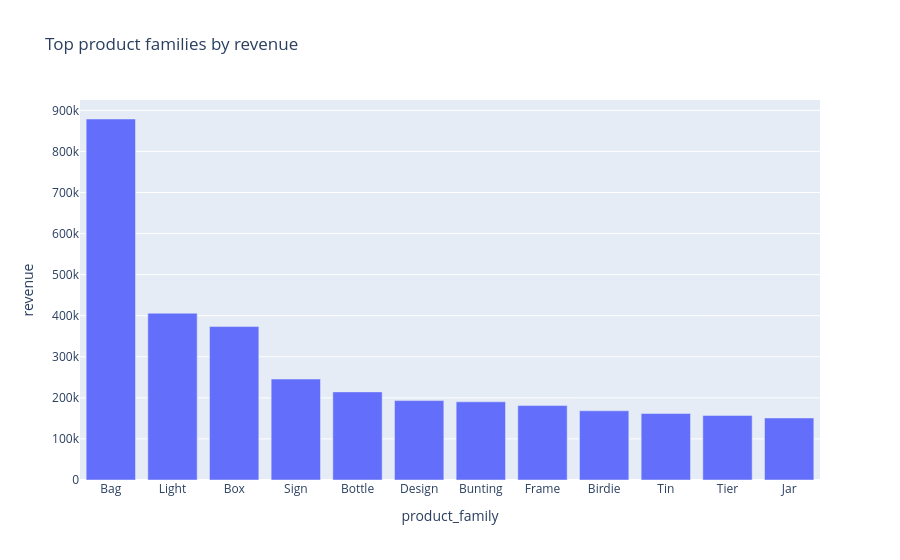

Notebook cell for this chart:
### Code cell
top_families = (
    transactions.groupby("product_family")["revenue"]
    .sum()
    .sort_values(ascending=False)
    .head(12)
    .rename("revenue")
    .reset_index()
)
px.bar(top_families, x="product_family", y="revenue", title="Top product families by revenue")

### Figure 1 — Plotly figure (JSON) as saved in the notebook; plotly's stock layout.template omitted (floating-point values rounded to 4 significant figures)
{"data": [{"hovertemplate": "product_family=%{x}<br>revenue=%{y}<extra></extra>", "legendgroup": "", "marker": {"color": "#636efa", "pattern": {"shape": ""}}, "name": "", "orientation": "v", "showlegend": false, "textposition": "auto", "type": "bar", "x": ["Bag", "Light", "Box", "Sign", "Bottle", "Design", "Bunting", "Frame", "Birdie", "Tin", "Tier", "Jar"], "xaxis": "x", "y": [878900.0, 406000.0, 373600.0, 245800.0, 214500.0, 193300.0, 190400.0, 181200.0, 168500.0, 162000.0, 156900.0, 151100.0], "yaxis": "y"}], "layout": {"barmode": "relative", "legend": {"tracegroupgap": 0}, "title": {"text": "Top product families by revenue"}, "xaxis": {"anchor": "y", "domain": [0, 1], "title": {"text": "product_family"}}, "yaxis": {"anchor": "x", "domain": [0, 1], "title": {"text": "revenue"}}}}
